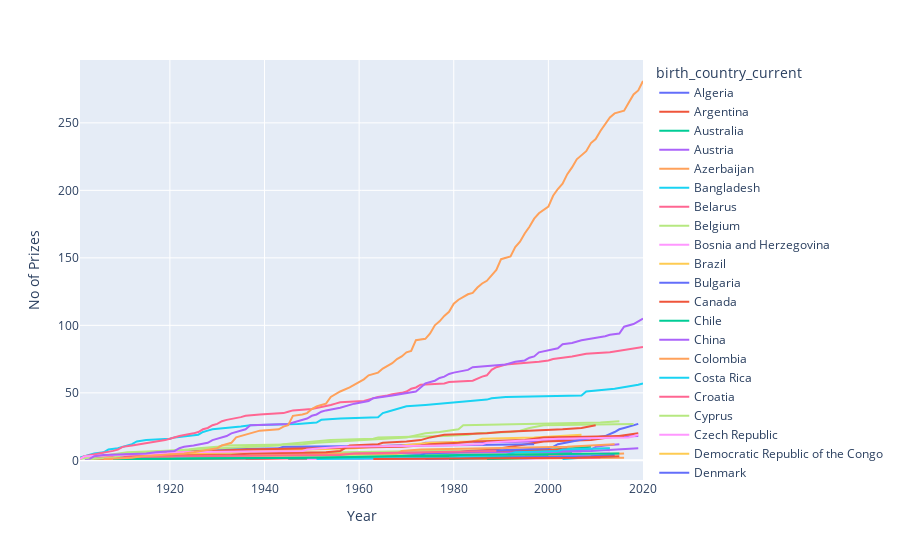

This figure's notebook cell:
### Code cell
line_by_prize = px.line(
    cumulative_prize,
    x='year',
    y='prize',
    color='birth_country_current',
    hover_name='birth_country_current'
)

line_by_prize.update_layout(
    xaxis_title='Year',
    yaxis_title='No of Prizes'
)

line_by_prize.show()
